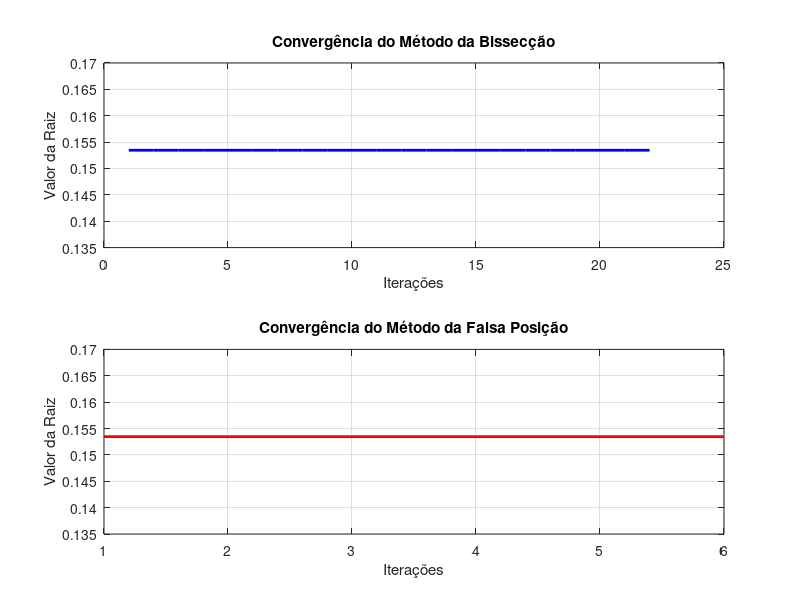

This chart was generated by the following MATLAB code:
function lista5Questao1()
    P = 35000;
    A = 8500;
    n = 7;

    f = @(i) (P*((i*(1+i).^n)/((1+i).^n - 1)) - A);

    % Intervalos iniciais
    a = 0.01;
    b = 0.3;
    Es = 5e-5; % Tolerância em porcentagem

    % Executar o método da Bissecção
    fprintf("Método da Bissecção:\n");
    [rootBisseccao, itBisseccao] = bisseccao(f, a, b, Es);

    % Executar o método da Falsa Posição
    fprintf("\nMétodo da Falsa Posição:\n");
    [rootFalsa, itFalsa] = falsa_posicao(f, a, b, Es);

    % Criar tabela comparativa
    criar_tabela(itBisseccao, rootBisseccao, itFalsa, rootFalsa);

    % Criar gráficos de convergência
    criar_graficos(itBisseccao, itFalsa, rootBisseccao, rootFalsa);
endfunction

function [r, it] = bisseccao(f, a, b, Es)
    Ea = inf; % Erro absoluto inicial
    r = inf; % Raiz inicial
    it = 0; % Contador de iterações

    if (f(a) * f(b) > 0)
        disp("Erro: não há mudança de sinal!");
        return;
    end

    while (Ea > Es)
        it = it + 1; % Incrementa o contador
        rPrevio = r; % Armazena o valor anterior de r
        r = (a + b) / 2; % Ponto médio

        % Calcular erro
        if it > 1
            Ea = abs((r - rPrevio) / r) * 100; % Erro percentual
        else
            Ea = inf; % Na primeira iteração, erro é infinito
        end

        fprintf('Iteração %d: a = %f, b = %f, r = %f, f(r) = %f, Erro = %f\n', ...
                it, a, b, r, f(r), Ea);

        % Atualizar os limites
        if (f(a) * f(r) < 0)
            b = r;
        else
            a = r;
        end
    endwhile

    fprintf("Raiz encontrada: %f após %d iterações\n", r, it);
endfunction

function [r, it] = falsa_posicao(f, a, b, Es)
    Ea = inf; % Erro absoluto inicial
    r = b - (f(b) * (a - b)) / (f(a) - f(b)); % Cálculo inicial da raiz
    it = 0; % Contador de iterações

    if (f(a) * f(b) > 0)
        disp("Erro: não há mudança de sinal!");
        return;
    end

    while (Ea > Es)
        it = it + 1; % Incrementa o contador
        rPrevio = r; % Armazena o valor anterior de r

        fprintf('Iteração %d: a = %f, b = %f, r = %f, f(r) = %f\n', ...
                it, a, b, r, f(r));

        % Atualiza os limites
        if (f(a) * f(r) < 0)
            b = r;
        else
            a = r;
        end

        % Nova estimativa da raiz
        r = b - (f(b) * (a - b)) / (f(a) - f(b));

        % Calcular erro
        if it > 1
            Ea = abs((r - rPrevio) / r) * 100; % Erro percentual
        end
    endwhile

    fprintf("Raiz encontrada: %f após %d iterações\n", r, it);
endfunction

function criar_tabela(itBisseccao, rootBisseccao, itFalsa, rootFalsa)
    fprintf("\nTabela Comparativa:\n");
    fprintf("%-20s %-20s %-20s\n", "Método", "Número de Iterações", "Resultado Final");
    fprintf("%-20s %-20d %-20f\n", "Bissecção", itBisseccao, rootBisseccao);
    fprintf("%-20s %-20d %-20s\n", "Falsa Posição", itFalsa, "N/A");
endfunction

function criar_graficos(itBisseccao, itFalsa, rootBisseccao, rootFalsa)
    % Exemplo de como você poderia criar gráficos de convergência
    figure;

    % Gráfico para Bissecção
    subplot(2, 1, 1);
    plot(1:itBisseccao, linspace(rootBisseccao, rootBisseccao, itBisseccao), 'b-', 'LineWidth', 2);
    title('Convergência do Método da Bissecção');
    xlabel('Iterações');
    ylabel('Valor da Raiz');
    grid on;

    % Gráfico para Falsa Posição
    subplot(2, 1, 2);
    plot(1:itFalsa, linspace(rootFalsa, rootFalsa, itFalsa), 'r-', 'LineWidth', 2);
    title('Convergência do Método da Falsa Posição');
    xlabel('Iterações');
    ylabel('Valor da Raiz');
    grid on;

    % Salvar gráficos se necessário
    saveas(gcf, 'convergencia_métodos.png');
endfunction

% Chama a função principal
lista5Questao1();
